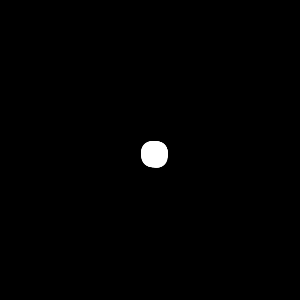
Frame 1 (no input)
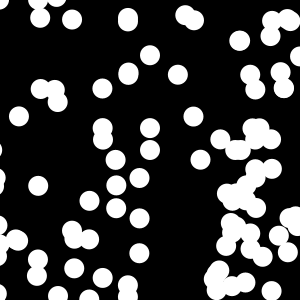
Frame 60 (the mouse pressed at the canvas centre just before this capture)
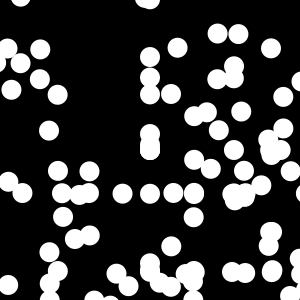
Frame 120 (the mouse held since frame 60 and released just before this capture)

The Processing sketch that drew these frames (run headless with seeded random() and noise(); from frame 60 on, the mouse is pressed at the canvas centre):

// Processing sketch: processing_119029
// ── processing_119029.pde

//Declarem el tamany de les boles
int sz=20;
//Declarem la quantitat de boles
int numBoles=100;


//Declarem les variables
float[] x = new float[numBoles];
float[] y = new float[numBoles];
float[] velocitatX = new float[numBoles];
float[] velocitatY = new float[numBoles];


void setup()
{
  size(300,300);

  //Inicialitzem la x, la y, la velocitat x i la velocitat y
  for(int i=0; i<numBoles; i++)
  {
    //Inicialitzem x i y que començin en el centre de la pantalla
    x[i]=width/2;
    y[i]=height/2;
    
    //Inicialitzem que les velocitats siguin aleatories entre 1 i 8
    velocitatX[i]=random(1,8);
    velocitatY[i]=random(1,8);
  }
}

void draw()
{
  background(0);

  //Actualitzem les variables
  for(int i=0; i<numBoles; i++)
  {
    //Definim la relació entre les posicions i les velocitats
    x[i]+=velocitatX[i];
    y[i]+=velocitatY[i];
  
   //Actualitzem l'eix X
   if((x[i]<0)||(x[i]>width))
   {
     velocitatX[i]=-velocitatX[i];
   }
  
   //Acutalitxem l'eix Y
   if((y[i]<0)||(y[i]>height))
   {
     velocitatY[i]=-velocitatY[i];
   }
  }
  
  for(int i=0; i<numBoles; i++)
  {
    //Dibuixem la ellipse
    ellipse(x[i],y[i],20,20);
    //Li diem que no dibuixi el contorn
    noStroke();
  
  }  
  
}
